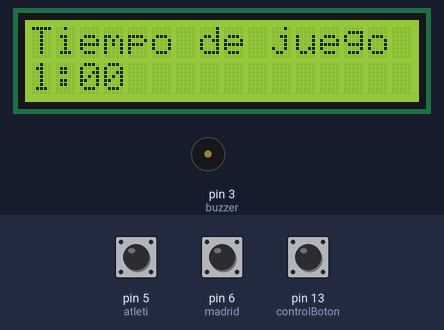
This sketch was run on a simulated Arduino Uno, built with avr-gcc and run on an emulated ATmega328P. Parts: 16×2 character LCD, buzzer (waves = sounding). The test bench sets the inputs (shaded band); at power-on: pin 13 (controlBoton) HIGH, pin 5 (atleti) HIGH, pin 6 (madrid) HIGH. What the sketch prints to the serial monitor is not drawn.

Above: at 0.8 s.
0.9 s: pin 13 (controlBoton) pulled LOW for 0.15 s
At 1.3 s:
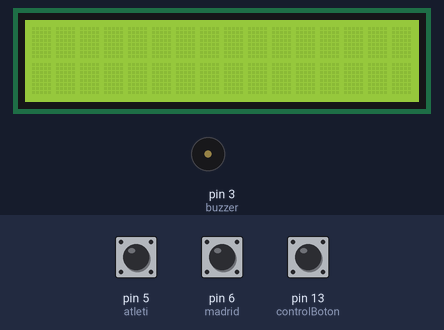
4.0 s: pin 13 (controlBoton) pulled LOW for 0.15 s
At 5.5 s:
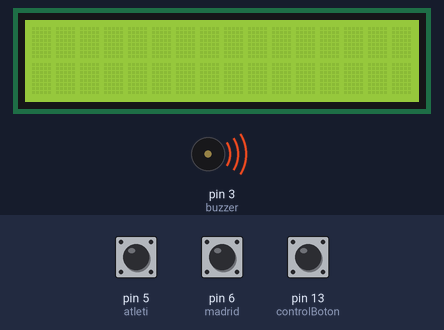
6.2 s: pin 5 (atleti) pulled LOW for 1 s
At 8.5 s:
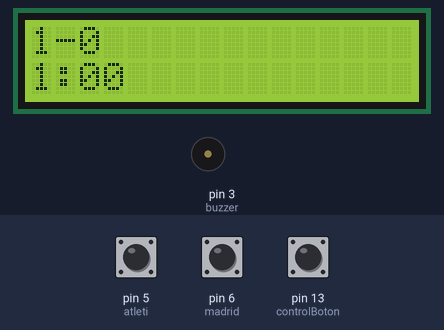
8.7 s: pin 6 (madrid) pulled LOW for 3.2 s
At 13.1 s:
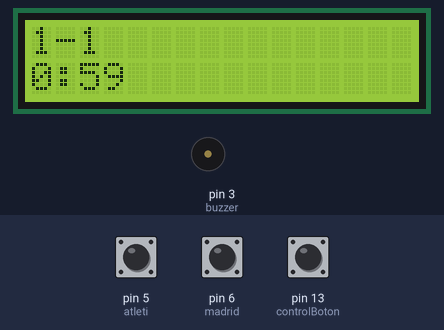
13.4 s: pin 5 (atleti) pulled LOW for 3.2 s
At 17.7 s:
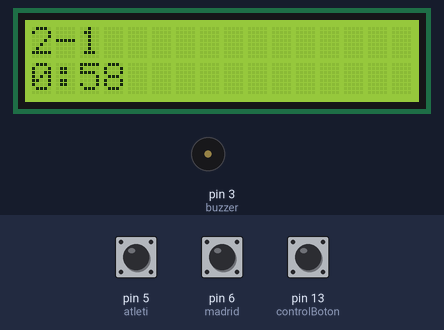
18.1 s: pin 6 (madrid) pulled LOW for 3.2 s
At 22.2 s:
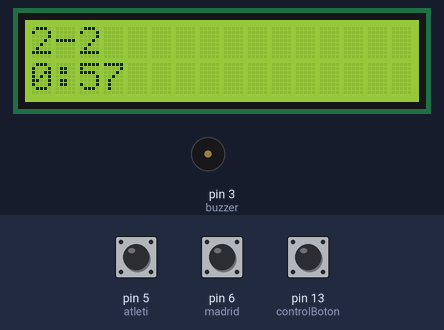
Timing chart, 0 to 23.8 s (numbered marks = the images above; inputs shaded):
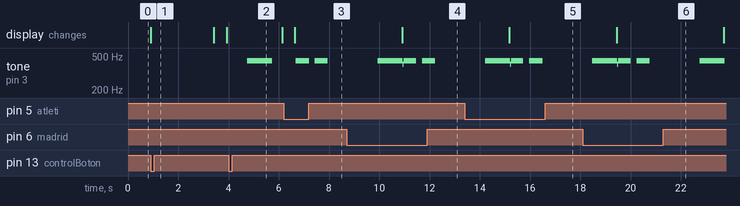

The sketch:

marcador_lcd.ino
```cpp
#include <LiquidCrystal.h>
LiquidCrystal lcd(7, 8, 9, 10, 11, 12); //    ( RS, EN, d4, d5, d6, d7)

// Pines
int atleti=5; // Porteria equipo 1
int madrid=6; // Porteria equipo 2
int buzzer = 3;
int controlBoton = 13;

// Constantes
int delayPosGol = 2000; // Tiempo que pasa desde un gol hasta que se reanuda el juego.
int tiempoPreHimno = 2000;  // Tiempo que pasa desde que termina el partido hasta que
                            // suena un himno.
int maxTime = 10; // minutos maximo que puede durar el partido
int controlDelay = 700; // Tiempo que se debe mantener pulsado el boton de control
                        // para resetear.
int frecuenciaNota= 2272;

// Variables
int controlState = 1; // 0=pausado; 1=corriendo
int i = 0;
unsigned long tiempoInicial=0; // Tiempo que dura el partido
unsigned long countDown;
unsigned long tiempoComienzo; // Variable utilizada para ajustar el tiempo restante en
                              // relación al reloj del micro.

bool lectura1;
bool lectura2;
int golesatleti = 0;
int golesmadrid = 0;

//////COSAS DE  LA MUSICA//////////

#define  c3    7634
#define  d3    6803
#define  e3    6061
#define  f3    5714
#define  g3    5102
#define  a3    4545
#define  b3    4049
#define  c4    3816    // 261 Hz
#define  d4    3401    // 294 Hz
#define  e4    3030    // 329 Hz
#define  f4    2865    // 349 Hz
#define  g4    2551    // 392 Hz
#define  a4    2272    // 440 Hz
#define  a4s   2146
#define  b4    2028    // 493 Hz
#define  c5    1912    // 523 Hz
#define  d5    1706
#define  d5s   1608
#define  e5    1517    // 659 Hz
#define  f5    1433    // 698 Hz
#define  g5    1276
#define  a5    1136
#define  a5s   1073
#define  b5    1012
#define  c6    955

#define  R     0      // Define a special note, 'R', to represent a rest

// MELODIES and TIMING //
//  melody[] is an array of notes, accompanied by beats[],
//  which sets each note's relative length (higher #, longer note)

// Melody 1: Star Wars Imperial March
int melody1[] = {  a4, R,  a4, R,  a4, R,  f4, R, c5, R,  a4, R,  f4, R, c5, R, a4, R,  e5, R,  e5, R,  e5, R,  f5, R, c5, R,  g5, R,  f5, R,  c5, R, a4, R};
int beats1[]  = {  50, 20, 50, 20, 50, 20, 40, 5, 20, 5,  60, 10, 40, 5, 20, 5, 60, 80, 50, 20, 50, 20, 50, 20, 40, 5, 20, 5,  60, 10, 40, 5,  20, 5, 60, 40};

// Melody 2: Star Wars Theme
int melody2[] = {  f4,  f4, f4,  a4s,   f5,  d5s,  d5,  c5, a5s, f5, d5s,  d5,  c5, a5s, f5, d5s, d5, d5s,   c5};
int beats2[]  = {  21,  21, 21,  128,  128,   21,  21,  21, 128, 64,  21,  21,  21, 128, 64,  21, 21,  21, 128 };

int MAX_COUNT = sizeof(melody1) / 2; // Melody length, for looping.

long tempo = 10000; // Set overall tempo

int pause = 1000; // Set length of pause between notes

int rest_count = 50; // Loop variable to increase Rest length (BLETCHEROUS HACK; See NOTES)

// Initialize core variables
int toneM = 0;
int beat = 0;
long duration  = 0;
int potVal = 0;

///////////// FUNCIONES PRINCIPALES /////////////

void setup() {
  /*
  Inicializamos los pines de salida, la pantalla, se llama a reset
  para hacer la configuracion de inicio y la espera de dos segundos
  antes de comenzar el partido.
  */
  pinMode(atleti, INPUT_PULLUP);
  pinMode(madrid, INPUT_PULLUP);
  pinMode(controlBoton, INPUT_PULLUP);
  pinMode(buzzer, OUTPUT);
  lcd.begin(16, 2); // Fijar el numero de caracteres y de filas
  Serial.begin(9600);
  reset();
  lcd.clear();
  delay(2000);
}

void loop() {
  /*
  El bucle de juego consiste en leer si se han metido goles, comprobar si el
  partido a terminado, y por último dibujar en la pantalla.
  */
  pausar(); // Se comprueba si el partido ha sido pausado
  while(!controlState){ // Si el juego esta en pausa, solo se mostrara la informacion
                        // parpadeando
    parpadeoPausa();
  }
  lecturaGoles();
  comprobarFin();
  if (countDown != 0){ // No queremos tiempos negativos
    countDown=tiempoComienzo-mitime(); // countDown contiene el tiempo que le queda al partido
  }
  report();
}

void lecturaGoles(){
  /*
  Cuando uno de los pines de lectura de gol se activa, se incrementan los goles
  de ese equipo, se pita el gol y se espera una pequeña cantidad de tiempo para
  reanudar.
  */
  lectura1= digitalRead(madrid);
  lectura2= digitalRead(atleti);
  if (lectura1 ==LOW){
    golesmadrid++;
    report();
    pitiGol();
    delay(delayPosGol);
    resume();
  }
  if (lectura2==LOW){
    golesatleti++;
    report();
    pitiGol();
    delay(delayPosGol);
    resume();
  }
}

void comprobarFin(){
  /*
  El partido acaba cuando se acaba el tiempo o se meten 7 goles.
  Se comprueba en cada ronda del bucle si esto pasa, y en cuyo caso
  se pita el final del partido y se resetea para volver a la
  configuracion de un nuevo partido.
  */
  if (golesatleti+golesmadrid==7){
    report();
    delay(1000);
    pitiFin();
    reset();
  }
  Serial.println(countDown);
  if(countDown <=0){
    if(golesmadrid != golesatleti){
      pitiFin();
      reset();
    }
  }
}


///////////// FUNCIONES DE CONTROL /////////////

void reset(){
  /*
  El reset implica configurar el tiempo de juego, esto se hace con 2 botones
  (en esta version, los mismo que los de meter gol), uno configura los minutos
  y el otro los segundos en potencias de 10, el tiempo maximo del partido viene
  definido por la variable maxTime.
  El tiempo seleccionado se actualiza en la pantalla.
  Cuando el tiempo mostrado sea el deseado, se pulsa el boton de control para
  aceptar.
  */
  lcd.clear();
  lcd.setCursor(0,0);
  lcd.print(String("Tiempo de juego"));
  golesatleti = 0;
  golesmadrid = 0;
  while(digitalRead(controlBoton) == HIGH){
    if(digitalRead(madrid) == LOW){
      golesatleti = ++golesatleti%9; // Estamos reutilizando variables, golesatleti es minutos y madrid segundos
      delay(500);
    }
    if(digitalRead(atleti) == LOW){
      golesmadrid = ++golesmadrid%6;
      delay(500);
    }
    tiempoInicial = min((golesatleti+1)*60+golesmadrid*10, 600);
    lcd.setCursor(0, 1);
    lcd.print(timeFormat(tiempoInicial));
  }

  golesatleti=0;
  golesmadrid=0;
  tiempoComienzo=mitime()+tiempoInicial; // Estas operaciones se realizan para
                                          // tener control del momento en el
                                          // que empezo el partido, ya que puede
                                          // puede resetearse en cualquier momento
  countDown = tiempoComienzo-mitime();
  controlState = 0;
  lcd.clear();
}

void pausar(){
  /*
  El juego se puede pausar, esta funcion lee el pin donde se activa la pausa y,
  controlando el rebote, pausa o reanuda el juego, o reinicia si se mantiene
  activado.
  */
  if (digitalRead(controlBoton) == LOW){
    delay(controlDelay);
    if (digitalRead(controlBoton) == LOW){
      lcd.clear();
      delay(1500);
      reset();
    }
    else{
      if (!controlState){ // Si esta parado
        resume();
      }else{ // Si est tirando paralo
       controlState = 0; // Cambiamos el stado de 0 a 1 y viceversa
      }
    }
  }
}
void resume(){
  /*
  Esta funcion reanuda el partido, para ello cambia el controlState y
  actualiza la variable de tiempo de comienzo para que la cuenta atras
  no se corrompa.
  */
  controlState = 1; // Siempre que usemos resume es para pasar de pausa a play
  tiempoComienzo=mitime()+countDown;
  pitiInicio();
}

unsigned long mitime(){ // Retorna millis en segundos
  return millis()/1000;
}


///////////// FUNCIONES DE PANTALLA /////////////

void report(){
  /*
  Pinta los goles y el tiempo restante en la pantalla.
  */
  if (((countDown%(tiempoInicial-(tiempoInicial-9))) == 0)){
    lcd.clear();
  }
  lcd.setCursor(0, 0);
  lcd.print(String(golesatleti)+"-"+String(golesmadrid));
  lcd.setCursor(0, 1);  // set the cursor to column 0, line 1
  lcd.print(timeFormat(countDown));  // print the number of seconds since reset:
}

String timeFormat(int time){
  /*
  Formatea el tiempo para que aparezca como minutos y segundos
  */
  int minutos = time/60;
  int seg = time%60;
  if(seg<10){
    return String(minutos) + ":0" + String(seg);
  }
  return String(minutos) + ":" + String(seg);
}

void parpadeoPausa(){
  /*
  Cuando el partido esta en pausa, se muestra la informacion parpadeando.
  Es necesario comprobar con el metodo pausar() si se ha reanudado el juego.
  */
  lcd.clear();
    for(i = 0; i<500; i++){
      delay(1);
      pausar();
    }
    report();
    for(i = 0; i<500; i++){
      delay(1);
      pausar();
    }
}

///////////// FUNCIONES DE PITIDOS /////////////

void pitiGenerico(long duracion){
  long elapsed_time = 0;
  if (frecuenciaNota > 0) { // if this isn't a Rest beat, while the tone has
    //  played less long than 'duration', pulse speaker HIGH and LOW
    while (elapsed_time < duracion) {

      digitalWrite(buzzer,HIGH);
      delayMicroseconds(frecuenciaNota/ 2);

      // DOWN
      digitalWrite(buzzer,LOW);
      delayMicroseconds(frecuenciaNota / 2);

      // Keep track of how long we pulsed
      elapsed_time += (frecuenciaNota);
    }
  }
}

void pitiGol(){
  pitiGenerico(500000);
  delay(250);
  pitiGenerico(500000);
}

void pitiInicio(){
  pitiGenerico(1000000);
}

void pitiFin(){
  report(); // Para evitar problemas de tiempo...
  pitiGenerico(500000);
  delay(250);
  pitiGenerico(500000);
  delay(250);
  pitiGenerico(1500000);
  delay(tiempoPreHimno);
  pitiHimno();
}

void pitiHimno(){
  if (golesatleti>golesmadrid){
    for (int i=0; i<sizeof(melody1)/2; i++) {
      toneM = melody1[i];
      beat = beats1[i];

      duration = beat * tempo; // Set up timing

      playTone(); // A pause between notes
      delayMicroseconds(pause);
    }
  }
  else{    // ... else play Melody2
    for (int i=0; i<sizeof(melody2)/2; i++) {
      toneM = melody2[i];
      beat = beats2[i];

      duration = beat * tempo; // Set up timing

      playTone(); // A pause between notes
      delayMicroseconds(pause);
    }
  }
}


void playTone() {
  long elapsed_time = 0;
  if (toneM > 0) { // if this isn't a Rest beat, while the tone has
    //  played less long than 'duration', pulse speaker HIGH and LOW
    while (elapsed_time < duration) {

      digitalWrite(buzzer,HIGH);
      delayMicroseconds(toneM / 2);

      // DOWN
      digitalWrite(buzzer, LOW);
      delayMicroseconds(toneM / 2);

      // Keep track of how long we pulsed
      elapsed_time += (toneM);
    }
  }
  else { // Rest beat; loop times delay
    for (int j = 0; j < rest_count; j++) { // See NOTE on rest_count
      delayMicroseconds(duration);
    }
  }
}
```

Measured:
- after the input at 0.9 s, the display: changes at once (image 1)
- after the input at 4.0 s, tone on pin 3 (buzzer): silent → 438 Hz after 0.75 s, → silent 1.0 s later
- after the input at 6.2 s, tone on pin 3 (buzzer): alternates 438 Hz for 0.52 s and silent for 0.23 s, starting after 0.49 s
